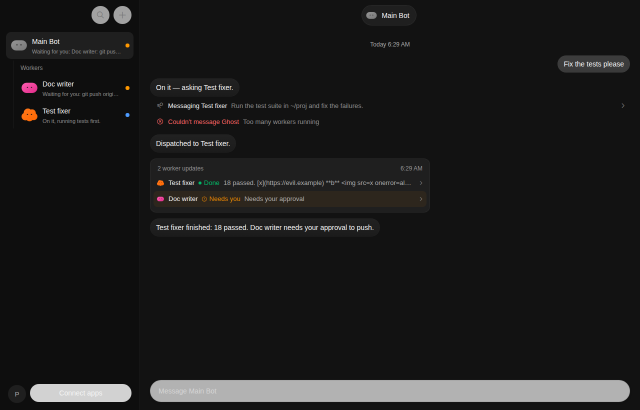
#> input picture work/p6-orchestration/evidence/P6-15-vfy/main-report-batch-dark.png, 1280 x 820 px (shown at 1/2 size)
$ python -i compare.py   (imports and definitions only)
#> lines starting #> are read from the running program, lines starting #| are printed output that depends on the picture
#!/usr/bin/env python3
"""对比两组同名截图的结构相似度（dHash 感知哈希 + 像素差），验收 builder 截图可复现。"""
import sys
from pathlib import Path
from PIL import Image

def dhash(im: Image.Image, size=16) -> list[int]:
    g = im.convert('L').resize((size + 1, size))
    return [1 if g.getpixel((x, y)) > g.getpixel((x + 1, y)) else 0 for y in range(size) for x in range(size)]

def ham(a, b) -> int:
    return sum(x != y for x, y in zip(a, b))

names = ['sidebar-workers-4states', 'sidebar-workers-folded', 'sidebar-rail', 'main-report-batch',
         'main-report-single', 'worker-dock-focused', 'worker-task']
a_dir, b_dir = Path(sys.argv[1]), Path(sys.argv[2])
# [1 line not run here, left out]
bad = 0
# [12 lines not run here, left out]

>>> from PIL import Image
>>> picture = Image.open('main-report-batch-dark.png')
#> picture is the input picture: PIL image 1280x820 RGB; mean R, G, B 28.8, 28.4, 28.2
>>> result = dhash(picture)
#> in dhash, `g = im.convert('L').resize((size + 1, size))`:
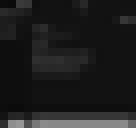
#> g: PIL image 17x16 L (shown 8 times larger); min 10, max 150, mean 29.4
#> result = 256 values, max 1 at index 0, min 0 at index 1, mean 0.227

$ run again, on work/p6-orchestration/evidence/P6-15-vfy/sidebar-rail-dark.png
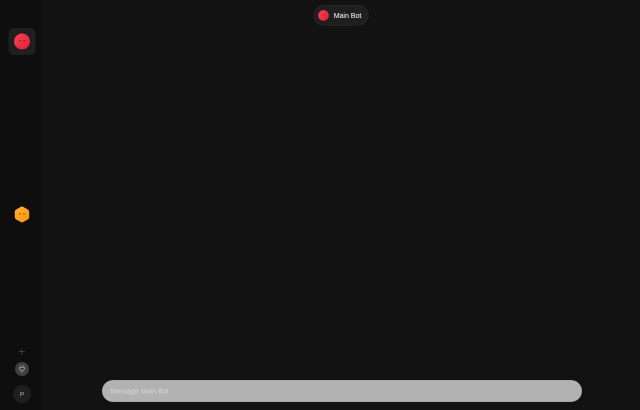
#> input picture work/p6-orchestration/evidence/P6-15-vfy/sidebar-rail-dark.png, 1280 x 820 px (shown at 1/2 size)
#> picture is the input picture: PIL image 1280x820 RGB; mean R, G, B 24.7, 24.4, 24.3
#> in dhash, `g = im.convert('L').resize((size + 1, size))`:
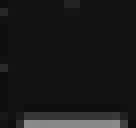
#> g: PIL image 17x16 L (shown 8 times larger); min 13, max 140, mean 25.1
#> result = 256 values, max 1 at index 6, min 0 at index 0, mean 0.0742

$ run again, on work/p6-orchestration/evidence/P6-15-vfy/sidebar-workers-4states-dark.png
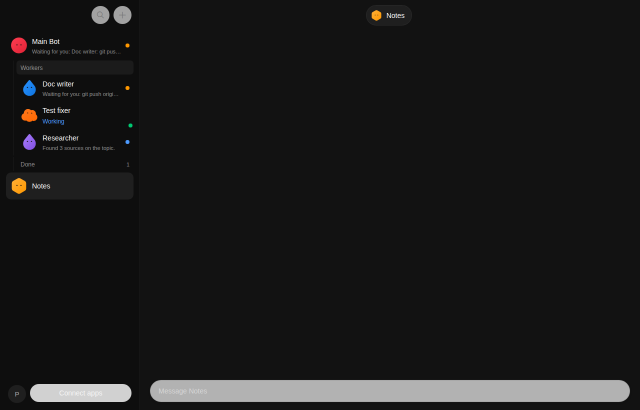
#> input picture work/p6-orchestration/evidence/P6-15-vfy/sidebar-workers-4states-dark.png, 1280 x 820 px (shown at 1/2 size)
#> picture is the input picture: PIL image 1280x820 RGB; mean R, G, B 26.5, 26.2, 26.2
#> in dhash, `g = im.convert('L').resize((size + 1, size))`:
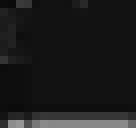
#> g: PIL image 17x16 L (shown 8 times larger); min 10, max 150, mean 27.2
#> result = 256 values, max 1 at index 0, min 0 at index 1, mean 0.129
